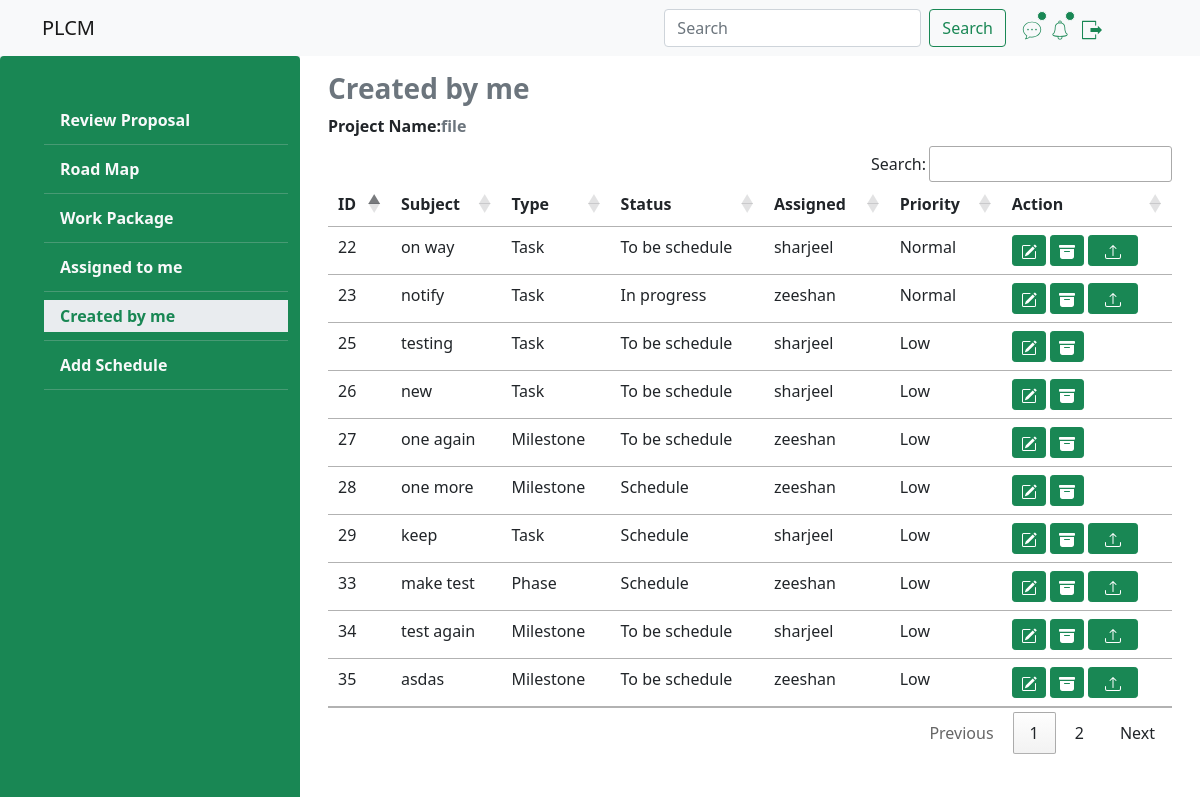
The app's page /created_me.php?id=80 (signed in) with its own data.
### tables this page shows
CREATE TABLE `projects` (
  `p_id` int(11) NOT NULL,
  `p_title` text NOT NULL,
  `p_category` text NOT NULL,
  `p_problem` text NOT NULL,
  `p_description` text NOT NULL,
  `file_path` text NOT NULL,
  `a_id` int(11) NOT NULL
);

CREATE TABLE `module` (
  `mod_id` int(11) NOT NULL,
  `create_id` int(11) NOT NULL,
  `assign_id` int(11) NOT NULL,
  `p_id` int(11) NOT NULL,
  `subject` text NOT NULL,
  `status` text NOT NULL,
  `priority` text NOT NULL,
  `type` text NOT NULL,
  `m_file_path` text DEFAULT NULL,
  `date` timestamp NOT NULL DEFAULT current_timestamp() ON UPDATE current_timestamp()
);

CREATE TABLE `members` (
  `m_id` int(11) NOT NULL,
  `f_name` text NOT NULL,
  `l_name` text NOT NULL,
  `reg_no` text NOT NULL,
  `email` text NOT NULL,
  `password` text NOT NULL,
  `designation` text NOT NULL,
  `speciality` text NOT NULL,
  `img_path` text NOT NULL,
  `date` timestamp NOT NULL DEFAULT current_timestamp() ON UPDATE current_timestamp()
);

### created_me.php (the view, shortened to what this page needs)
<?php
include_once("connection/connection.php");
if(isset($_REQUEST['id'])){
  $id=$_REQUEST['id'];
 $query="select * from projects where p_id=".$id;
  $project=mysqli_query($conn,$query);
  $pro=mysqli_fetch_assoc($project);
  $query="select f_name,mod_id,subject,type,status,priority,module.date,m_file_path from module,members where p_id=".$pro['p_id']." and m_id=assign_id";
  $fetch=mysqli_query($conn,$query);
}
?>
<!doctype html>
<html lang="en">
  <head>
    <link href="https://cdn.jsdelivr.net/npm/bootstrap@5.1.3/dist/css/bootstrap.min.css" rel="stylesheet">
    <link rel='stylesheet' href='css/style.css'>
    <link rel='stylesheet' href='css/style2.css'>
    <link rel="stylesheet" type="text/css" href="//cdn.datatables.net/1.10.21/css/jquery.dataTables.min.css"/>
  </head>
  <body>
  <div class='container-fluid p-0 responsive'>
  <nav class="navbar navbar-expand-md navbar-light bg-light">
  <div class="container">
  <a class="navbar-brand" href="home.php">PLCM</a>
    <div class="collapse navbar-collapse" id="navbarSupportedContent">
      <form class="d-flex me-2">
        <input class="form-control me-2" type="search" placeholder="Search" aria-label="Search">
        <button class="btn btn-outline-success" type="submit">Search</button>
      </form>
      <div class=' d-flex align-items-center justify-md-content-start justify-content-around'>
      <div class='position-relative chat ms-2  d-inline-block d-md-block mt-md-0 mt-2 '>
<span class="position-absolute top-0 start-100 translate-middle p-1 bg-success border border-light rounded-circle">
  </span>
</div>
<div class=" position-relative ms-2   mt-md-0 mt-2 ">
  <span class="position-absolute top-0  start-100 translate-middle p-1 bg-success border border-light rounded-circle">
  </span>
</div>
      <ul class='navbar-nav me-5 ms-1 mt-md-0 mt-2  '>
      <li class="nav-item dropdown">
          <a class="nav-link dropdown-toggle link_logout" href="#" id="navbarDropdown" role="button" data-bs-toggle="dropdown" aria-expanded="false">
          </a>
        </li>
</ul>
</div>
    </div>
  </div>
</nav>
<section class=' bg h-100'>
  <div class='row m-0 align-items-stretch justify-content-start h-100 '>
  <div class='col-md-3 d-none d-md-block  bg-success rounded  '>
  <ul class='menu mt-5'>
            <li><a class="dropdown-item text-light fw-bold " href="detail_project.php?id=<?php echo $id;?>">Review Proposal</a></li>
            <li><hr class="dropdown-divider text-light"></li>
            <li><a class="dropdown-item text-light fw-bold " href="road_map.php?id=<?php echo $id;?>">Road Map</a></li>
              <li><hr class="dropdown-divider text-light"></li>
              <li><a class="dropdown-item text-light fw-bold " href="work_packages.php?id=<?php echo $id;?>">Work Package</a></li>
              <li><hr class="dropdown-divider text-light"></li>
              <li><a class="dropdown-item text-light fw-bold" href="assign_me.php?id=<?php echo $id;?>">Assigned to me</a></li>
              <li><hr class="dropdown-divider text-light"></li>
              <li><a class="dropdown-item text-light fw-bold active" href="created_me.php?id=<?php echo $id;?>">Created by me</a></li>
              <li><hr class="dropdown-divider text-light"></li>
              <li><a class="dropdown-item text-light fw-bold" href="add_schedule.php?id=<?php echo $id;?>">Add Schedule</a></li>
              <li><hr class="dropdown-divider text-light"></li>
</ul>
</div>
<div class='col-md-9 bg-body'>
<div class='row bg-body p-3 h-auto'>
          <div class='col-12 text-muted h3 fw-bold'>
            Created by me
          </div>
          <div class='col-12 text-muted  fw-bold'>
            <span class='text-dark'>Project Name:</span><span><?php echo $pro['p_title']; ?>        </div>
         <div class='col-12'>
         <div class="table-responsive mt-2">
<table id="userTable" class=' table table-hover '>
        <thead>
            <th>ID</th>
            <th>Subject</th>
            <th>Type</th>
            <th>Status</th>
            <th>Assigned</th>
            <th>Priority</th>
            <th>Action</th>
        </thead>
        <tbody>
           <?php
           if(mysqli_num_rows($fetch)>0){
           while($fet=mysqli_fetch_assoc($fetch)){?>
           <tr>
             <td><?php echo $fet['mod_id'];?></td>
             <td><?php echo $fet['subject'];?></td>
             <td><?php echo $fet['type'];?></td>
             <td><?php echo $fet['status'];?></td>
             <td><?php echo $fet['f_name'];?></td>
             <td><?php echo $fet['priority'];?></td>
             <td>
                          <a class="btn btn-success btn-sm" data-bs-toggle="tooltip" data-bs-html="true" title="<em >update</em> " href="edit_module.php?id=<?php echo $id."&& mod_id=".$fet['mod_id'];?>"></a>
                          <button class="btn btn-success btn-sm delete" data-bs-toggle="tooltip" data-bs-html="true" title="<em>delete</em>" data-id="<?php echo $fet['mod_id'];?>" ></button>
<?php if($fet['m_file_path']!=NULL && !empty($fet['m_file_path'])){?>
<a class="btn btn-success btn-sm fw-bold" data-bs-toggle="tooltip" data-bs-html="true" title="<em >downlaod</em> " href="<?php echo"admin/".$fet['m_file_path'];?>" download>
</a>
<?php }?>
                                  </td>
           </tr>
           <?php }} ?>
        </tbody>
    </table>
                </div>
  </div>
   </div>
</div>
</div>
</section>
</div>
</body>
</html>

### css/style2.css (style rules this page uses)
.row , .col-md-5,.col-md-7 { height:100%; display:flex; justify-content: center; align-items: center; }
.bg { background-color:#e9ecef; }
.active { background-color:#198754!important; }
.menu { list-style:none; position:sticky; left:0px; top:0px; }
.responsive { height:100vh; background-color:#e9ecef; }
.link_logout::after { display:none; }
.active { background-color:#e9ecef!important; color:#198754!important; }

### records on screen
projects: p_title "file"
module: mod_id "22", subject "on way", type "Task", status "To be schedule", members.f_name "sharjeel", priority "Normal"
module: mod_id "23", subject "notify", type "Task", status "In progress", members.f_name "zeeshan", priority "Normal"
module: mod_id "25", subject "testing", type "Task", status "To be schedule", members.f_name "sharjeel", priority "Low"
module: mod_id "26", subject "new", type "Task", status "To be schedule", members.f_name "sharjeel", priority "Low"
module: mod_id "27", subject "one again", type "Milestone", status "To be schedule", members.f_name "zeeshan", priority "Low"
module: mod_id "28", subject "one more", type "Milestone", status "Schedule", members.f_name "zeeshan", priority "Low"
module: mod_id "29", subject "keep", type "Task", status "Schedule", members.f_name "sharjeel", priority "Low"
module: mod_id "33", subject "make test", type "Phase", status "Schedule", members.f_name "zeeshan", priority "Low"
module: mod_id "34", subject "test again", type "Milestone", status "To be schedule", members.f_name "sharjeel", priority "Low"
module: mod_id "35", subject "asdas", type "Milestone", status "To be schedule", members.f_name "zeeshan", priority "Low"
